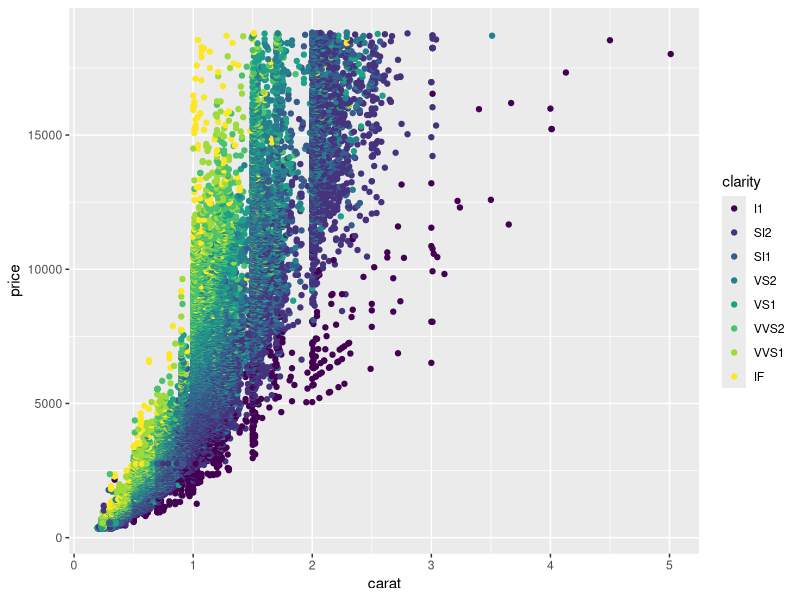
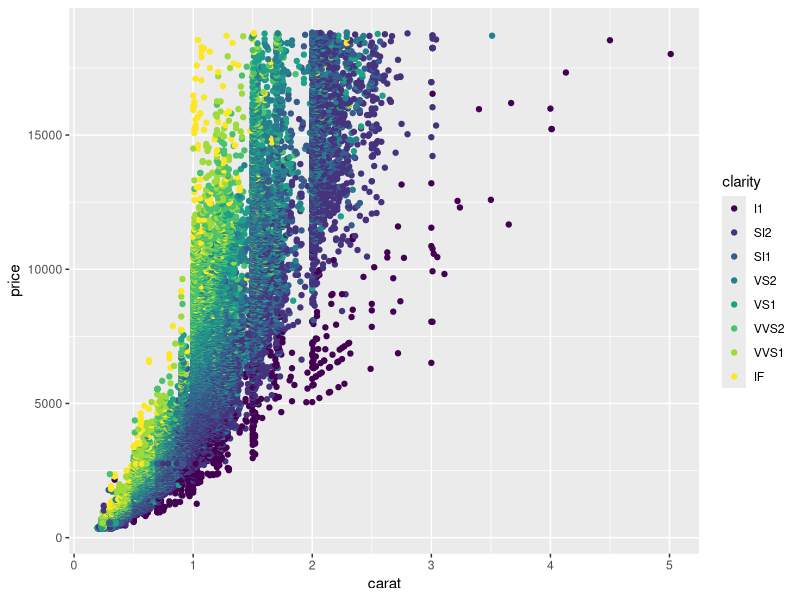
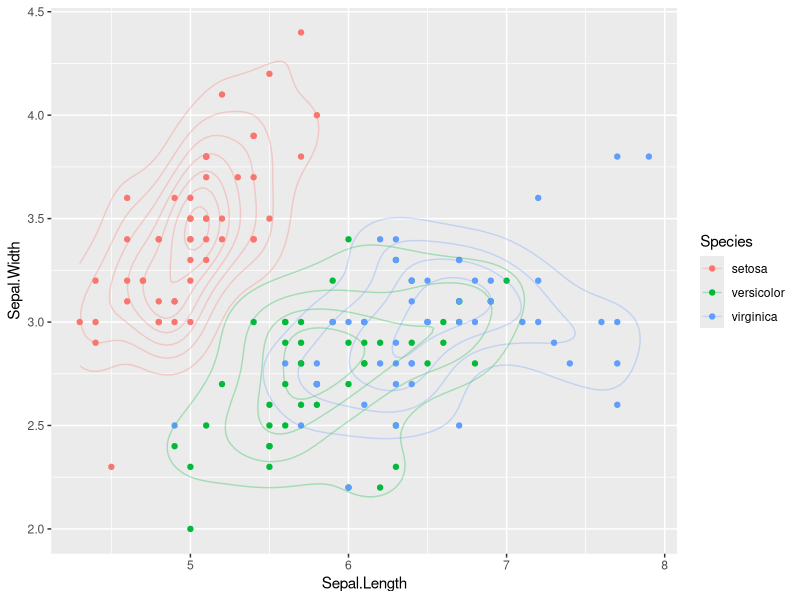
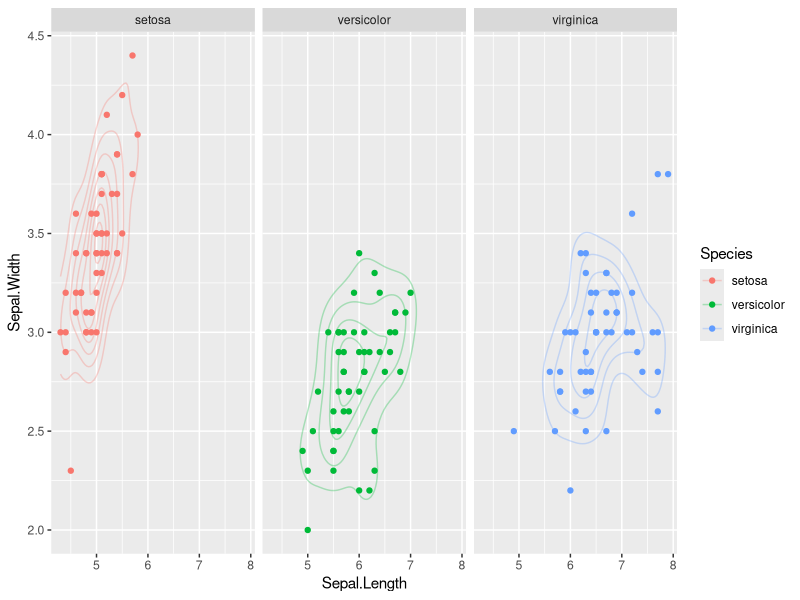
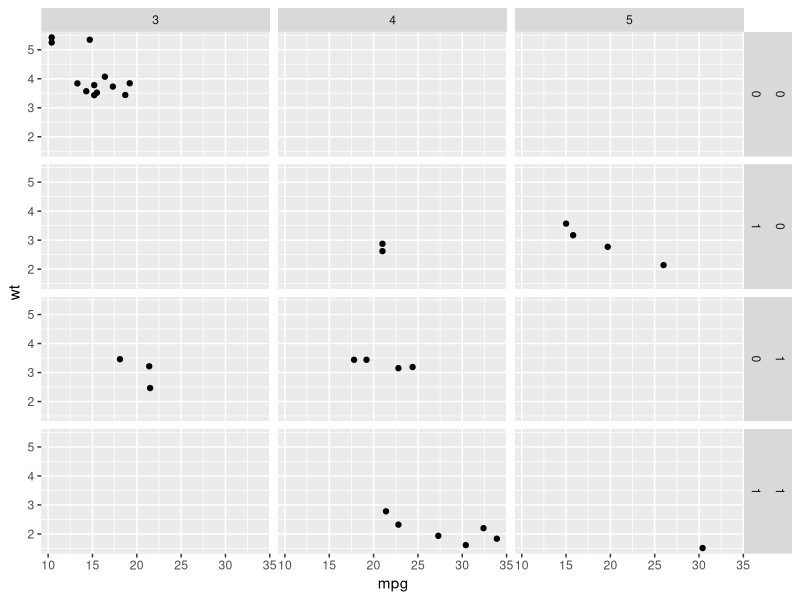
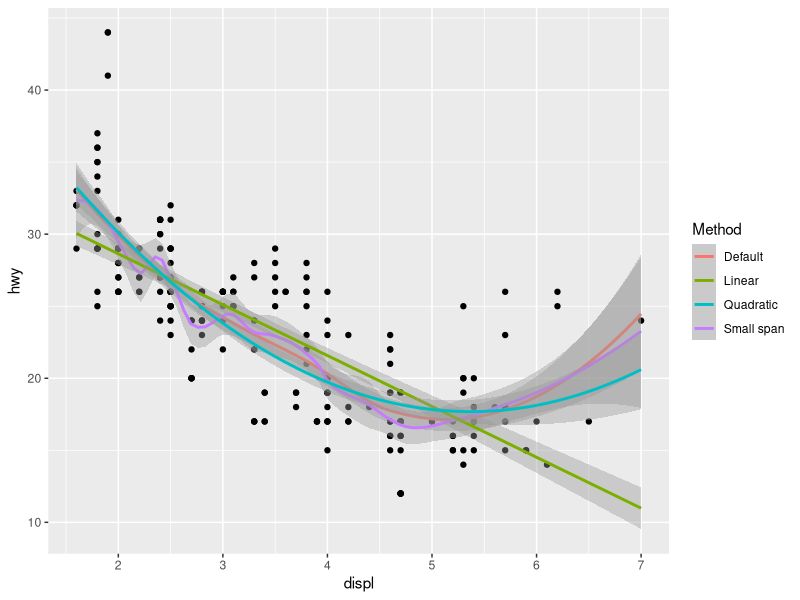
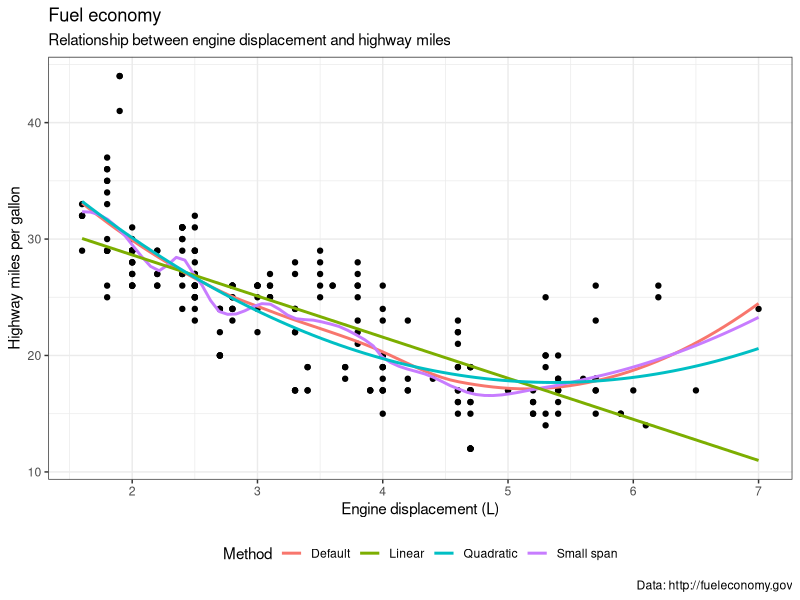

R code for these plots, in order:
## ---- chunk 1
knitr::opts_chunk$set(
	message = FALSE,
	warning = FALSE,
	collapse = TRUE
)
## ---- chunk 2
library(tidyverse)
ggplot(diamonds, aes(x = carat, y = price, colour = clarity)) +
  geom_point()
## ---- chunk 3
ggplot() +
  geom_point(data = diamonds, aes(x = carat, y = price, colour = clarity))
## ---- chunk 4
ggplot(iris, aes(x = Sepal.Length, y = Sepal.Width, colour = Species)) +
  geom_point() +
  geom_density_2d(alpha = 0.3)
## ---- chunk 5
ggplot(iris, aes(x = Sepal.Length, y = Sepal.Width, colour = Species)) +
  geom_point() +
  geom_density_2d(alpha = 0.3) +
  facet_wrap(~Species)
## ---- chunk 6
ggplot(mtcars, aes(x = mpg, y = wt)) + 
  geom_point() + 
  facet_grid(vs + am ~ gear)
## ---- chunk 7
ggplot(mpg, aes(x = displ, y = hwy)) + 
  geom_point() +
  geom_smooth(aes(colour = "Default")) +
  geom_smooth(aes(colour = "Small span"), span = 0.3) +
  geom_smooth(aes(colour = "Linear"), method = "lm", formula = y ~ x) +
  geom_smooth(aes(colour = "Quadratic"), method = "lm", formula = y ~ poly(x, 2)) +
  labs(colour = "Method")
## ---- chunk 8
ggplot(mpg, aes(x = displ, y = hwy)) + 
  geom_point() +
  geom_smooth(aes(colour = "Default"), se=FALSE) +
  geom_smooth(aes(colour = "Small span"), se=FALSE, span = 0.3) +
  geom_smooth(aes(colour = "Linear"), se=FALSE, method = "lm", formula = y ~ x) +
  geom_smooth(aes(colour = "Quadratic"), se=FALSE, method = "lm", formula = y ~ poly(x, 2)) +
  labs(title = "Fuel economy",
       subtitle = "Relationship between engine displacement and highway miles",
       x = "Engine displacement (L)",
       y = "Highway miles per gallon",
       caption = "Data: http://fueleconomy.gov",
       colour = "Method") +
  theme_bw() + 
  theme(legend.position = "bottom")
